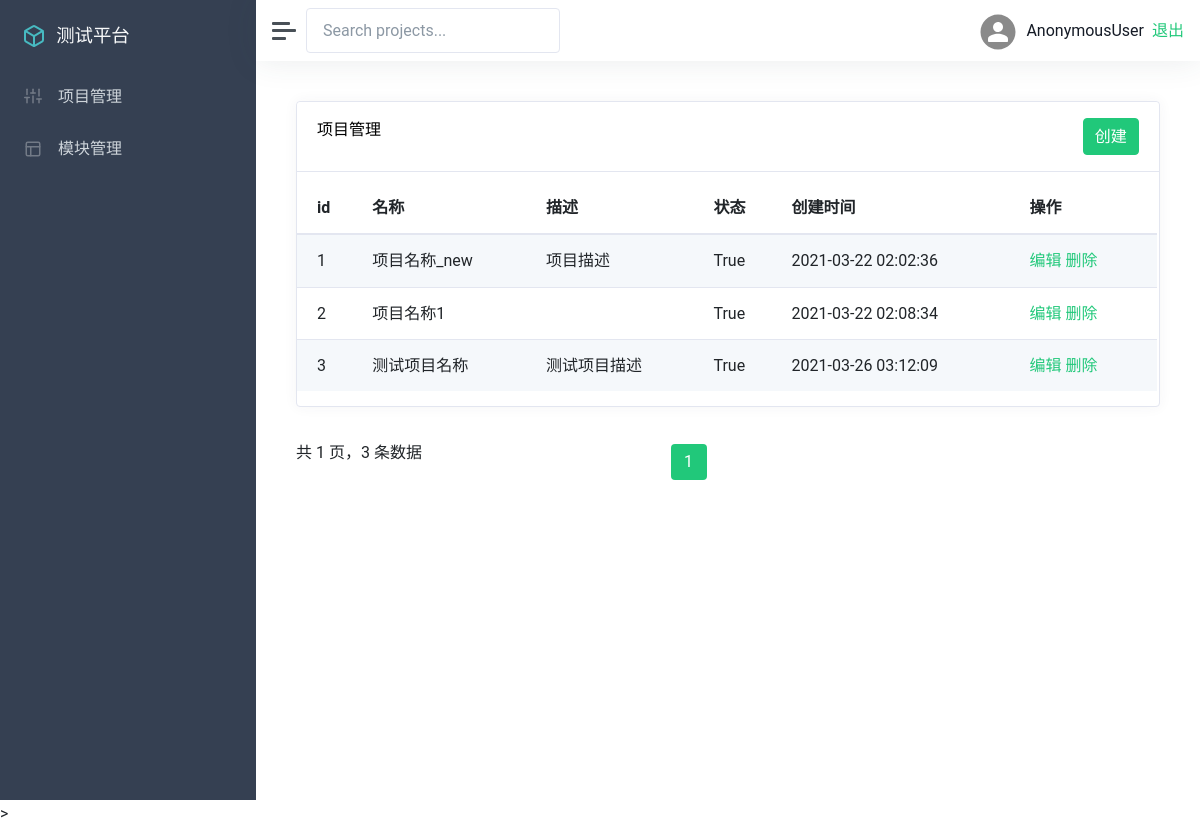
Before: /manage/project_list/ with the older database file.
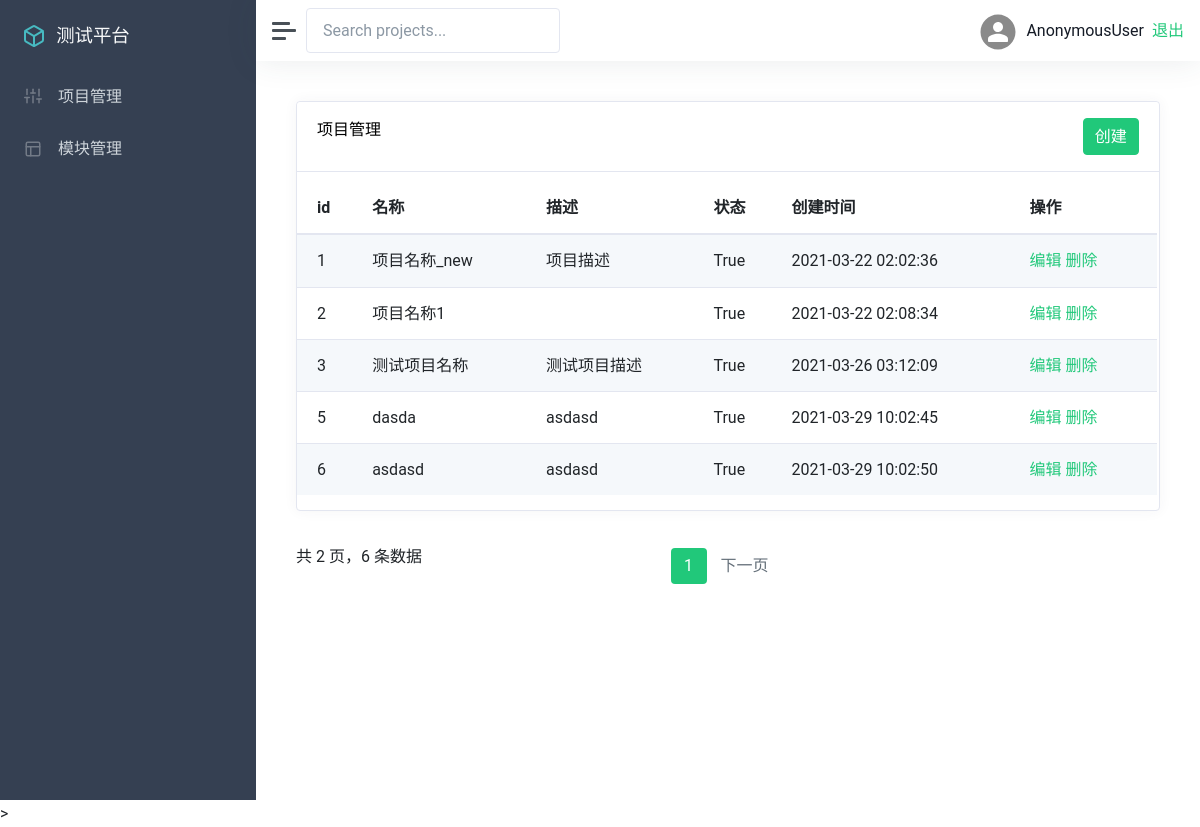
After: the same page with the newer database file.
### app_manage/models.py (models this page shows, shortened)
class Project(models.Model):
    name = models.CharField('项目名称', max_length=100)
    describe = models.TextField('描述')
    status = models.BooleanField('状态', default=True)
    create_time = models.DateTimeField('创建时间', auto_now_add=True)
    update_time = models.DateTimeField('更新时间', auto_now=True)

### app_manage/views/project_views.py (the view)
# urls.py: path('project_list/', project_views.list, name='list_project'),
def list(request):
    projectList = Project.objects.all()
    p = Paginator(projectList, 5)
    page = request.GET.get('page', '')
    if page == '':
        page = 1
    try:
        projectList = p.page(page)
    except PageNotAnInteger:
        projectList = p.page(1)
    except EmptyPage:
        projectList = p.page(p.num_pages)
    return render(request, 'project/list.html', {
        'projectList': projectList
    })

### templates/project/list.html (shortened to what this page needs)
{% extends 'manage.html' %}
{% block manage %}
<div class="card flex-fill">
    <div class="card-header">
        <h5 class="card-title mb-0" style="float:left">项目管理</h5>
        <a href="{% url 'add_project' %}"><button type="button" class="btn btn-primary" style="float:right">创建</button></a>
    </div>
    <div id="datatables-dashboard-traffic_wrapper" class="dataTables_wrapper dt-bootstrap4 no-footer">
        <div class="row">
            <div class="col-sm-12">
                <table id="datatables-dashboard-traffic" class="table table-striped my-0 dataTable no-footer"
                    role="grid" aria-describedby="datatables-dashboard-traffic_info">
                    <thead>
                        <tr role="row">
                            <th>id</th>
                            <th>名称</th>
                            <th>描述</th>
                            <th>状态</th>
                            <th>创建时间</th>
                            <th>操作</th>
                        </tr>
                    </thead>
                    <tbody>
                        {% for p in projectList %}
                        <tr role="row" class="odd">
                            <td>{{ p.id }}</td>
                            <td>{{ p.name }}</td>
                            <td>{{ p.describe }}</td>
                            <td>{{ p.status }}</td>
                            <td>{{ p.create_time |date:"Y-m-d H:i:s"}}</td>
                            <td>
                                <a href="{% url 'edit_project' p.id %}#">编辑</a>
                                <a href="{% url 'delete_project' p.id %}" id="delete-project-id">删除</a>
                            </td>
                        </tr>
                        {% endfor %}
                    </tbody>
                </table>
            </div>
        </div>
    </div>
</div>
<div>
<div class="row">
    <div class="col-sm-12 col-md-5">
        <div class="dataTables_info" id="datatables-dashboard-traffic_info" role="status" aria-live="polite">
            共 {{ projectList.paginator.num_pages }} 页，{{ projectList.paginator.count }} 条数据
        </div>
    </div>
    <div class="col-sm-12 col-md-7">
        <div class="dataTables_paginate paging_simple_numbers" id="datatables-dashboard-traffic_paginate">
            <ul class="pagination">
                <li class="paginate_button page-item active">
                    <a href="#" aria-controls="datatables-dashboard-traffic" data-dt-idx="1" tabindex="0"
                        class="page-link">{{ projectList.number }}</a>
                </li>
                {% if projectList.has_next %}
                <a href="?page={{ projectList.next_page_number }}" aria-controls="datatables-dashboard-traffic" data-dt-idx="2" tabindex="0"
                    class="page-link">下一页</a>
                {% endif %}
            </ul>
        </div>
    </div>
</div>
{% endblock %}

Changed rows visible on the page:
added Project: id "5", name "dasda", describe "asdasd", status "True", create_time "2021-03-29 10:02:45"
added Project: id "6", name "asdasd", describe "asdasd", status "True", create_time "2021-03-29 10:02:50"
Other visible differences:
{{ projectList.paginator.num_pages }}: "1" → "2"
{{ projectList.paginator.count }}: "3" → "6"
text now shown: "下一页"
